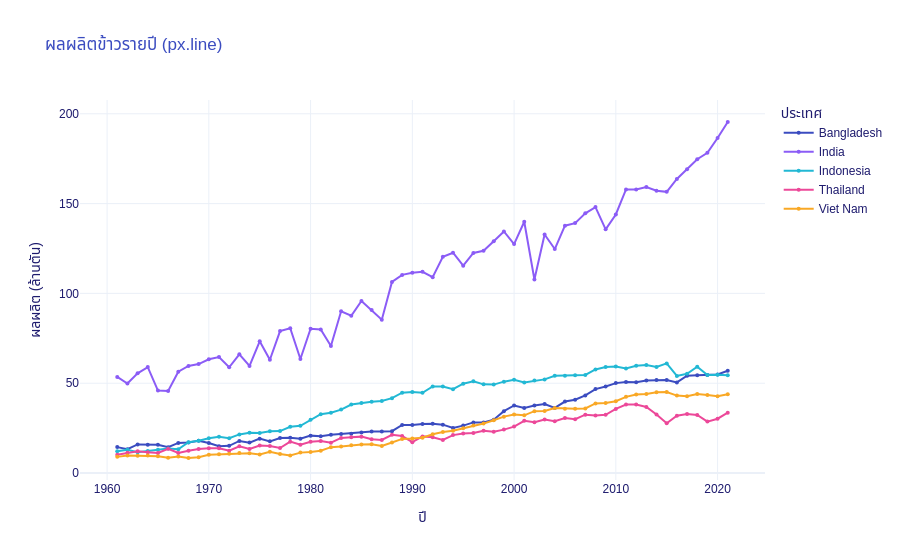
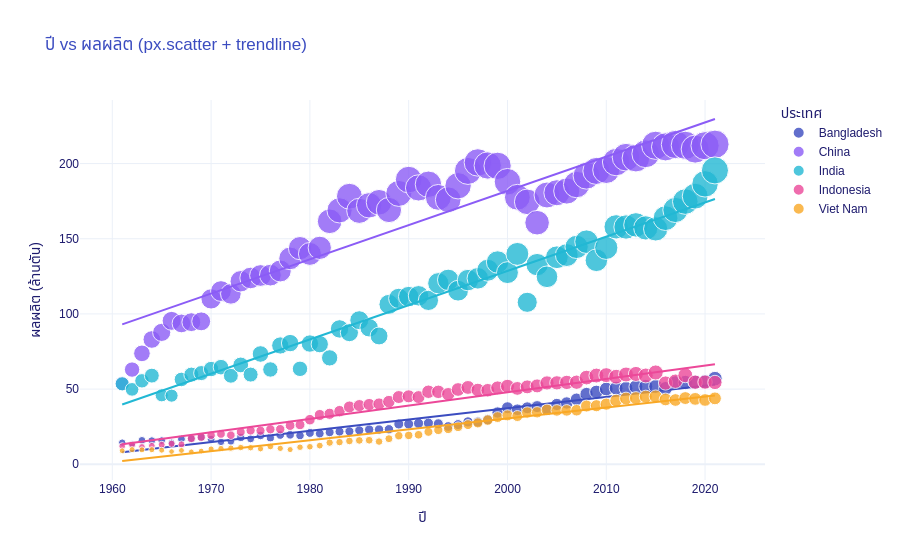
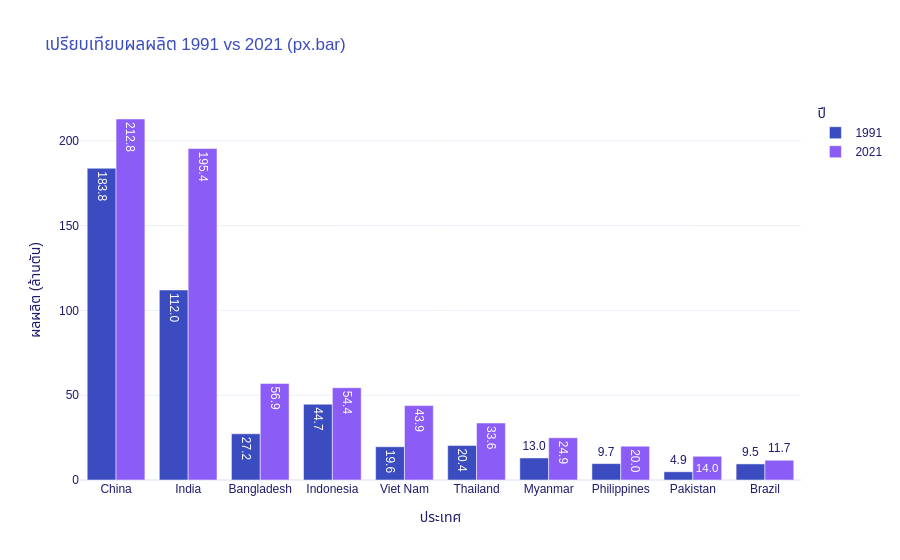
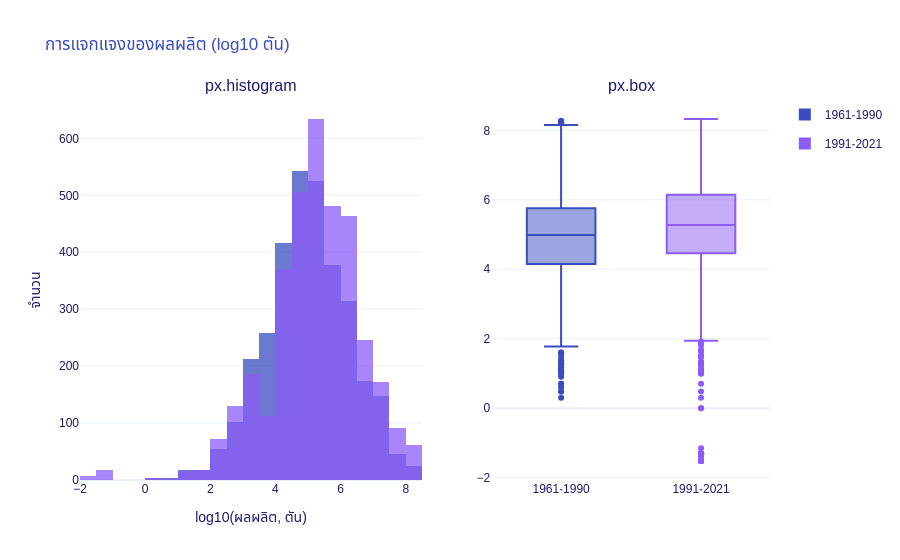

The code cell stored with these charts, in order, in its notebook:
### Code cell
import os
import numpy as np
import pandas as pd
import matplotlib.pyplot as plt

# ปรับชื่อไฟล์ตรงนี้ให้ตรงกับของคุณ (ลองให้ทั้งชื่อมีขีดล่างและเว้นวรรค)
CSV_PATH = next((p for p in ["Rice_production.csv", "Rice production.csv"] if os.path.exists(p)),
                "Rice_production.csv")
OUT_DIR = "outputs"
os.makedirs(OUT_DIR, exist_ok=True)

BLUE, PINK, PURPLE, CYAN, ORANGE = "#3b4cc0", "#ec4899", "#8b5cf6", "#22b8d4", "#f9a825"
PALETTE = [BLUE, PURPLE, CYAN, PINK, ORANGE, "#10b981", "#64748b"]


def load_rice(path=CSV_PATH):
    df = pd.read_csv(path)
    # ตัดยอดรวม/ประเทศเดิมที่ซ้ำซ้อน แล้วใช้ 'China, mainland' แทน China
    df = df[~df["Area"].isin(["China", "USSR", "Yugoslav SFR", "Sudan (former)"])].copy()
    df["Area"] = df["Area"].replace({"China, mainland": "China"})
    df["Mt"] = df["Value"] / 1e6  # ล้านตัน
    return df.reset_index(drop=True)


def wide(df):
    return df.pivot_table(index="Year", columns="Area", values="Mt")


def top_areas(df, year=2021, n=5):
    return df[df["Year"] == year].nlargest(n, "Mt")["Area"].tolist()

df = load_rice()
W = wide(df)
print(df.shape, "OK")

import numpy as np
import pandas as pd
import plotly.express as px
import plotly.graph_objects as go
from plotly.subplots import make_subplots

top5 = top_areas(df, 2021, 5)                      # ผู้ผลิตสูงสุด 5 อันดับ ปี 2021
asia = ["Thailand", "Viet Nam", "Indonesia", "India", "Bangladesh"]
FONT = dict(family="Leelawadee UI, Tahoma, Noto Sans Thai, sans-serif", color="#1e1b6e")
LAYOUT = dict(template="plotly_white", font=FONT, title_font_color=BLUE)


def save(fig, name):
    fig.write_html(f"{OUT_DIR}/{name}.html")
    try:
        fig.write_image(f"{OUT_DIR}/{name}.png", scale=2)   # ต้องมี kaleido
    except Exception as e:
        print("ข้ามการเซฟ PNG:", e)


# ---------------------------------------------------------------- 4) px.line
d = df[df["Area"].isin(asia)]
fig = px.line(
    d, x="Year", y="Mt", color="Area",
    markers=True,
    color_discrete_sequence=PALETTE,
    title="ผลผลิตข้าวรายปี (px.line)",
    labels={"Mt": "ผลผลิต (ล้านตัน)", "Year": "ปี", "Area": "ประเทศ"},
)
fig.update_layout(**LAYOUT)
fig.update_traces(marker=dict(size=4))
save(fig, "04_px_line"); fig.show()

# ---------------------------------------------------------------- 5) px.scatter + trendline
# แต่ละจุด = 1 ปีของ 1 ประเทศ, ขนาดจุด = ผลผลิต, เส้นแนวโน้ม OLS แยกตามประเทศ
d = df[df["Area"].isin(top5)]
fig = px.scatter(
    d, x="Year", y="Mt",
    color="Area",
    size="Mt",
    trendline="ols",
    opacity=0.8,
    color_discrete_sequence=PALETTE,
    hover_data=["Area"],
    title="ปี vs ผลผลิต (px.scatter + trendline)",
    labels={"Mt": "ผลผลิต (ล้านตัน)", "Year": "ปี", "Area": "ประเทศ"},
)
fig.update_layout(**LAYOUT)
save(fig, "05_px_scatter"); fig.show()
# ต้องติดตั้ง statsmodels ก่อน: pip install statsmodels

# ---------------------------------------------------------------- 6) px.bar (group)
d = df[df["Year"].isin([1991, 2021]) & df["Area"].isin(top_areas(df, 2021, 10))].copy()
d["Year"] = d["Year"].astype(str)
order = top_areas(df, 2021, 10)
fig = px.bar(
    d, x="Area", y="Mt", color="Year",
    barmode="group",
    text_auto=".1f",
    category_orders={"Area": order},
    color_discrete_sequence=[BLUE, PURPLE],
    title="เปรียบเทียบผลผลิต 1991 vs 2021 (px.bar)",
    labels={"Mt": "ผลผลิต (ล้านตัน)", "Area": "ประเทศ", "Year": "ปี"},
)
fig.update_layout(**LAYOUT)
save(fig, "06_px_bar"); fig.show()

# ---------------------------------------------------------------- 7) Distribution
# แบ่งกลุ่มตามช่วงเวลา: เทียบการกระจายผลผลิต (log10) ของแต่ละประเทศ-ปี
d = df[df["Value"] > 0].copy()
d["group"] = np.where(d["Year"] >= 1991, "1991-2021", "1961-1990")
d["log_tonnes"] = np.log10(d["Value"])

h = px.histogram(d, x="log_tonnes", color="group", nbins=30, opacity=0.75,
                 barmode="overlay", color_discrete_sequence=[BLUE, PURPLE])
b = px.box(d, x="group", y="log_tonnes", color="group", points="outliers",
           color_discrete_sequence=[BLUE, PURPLE])

fig = make_subplots(rows=1, cols=2, subplot_titles=("px.histogram", "px.box"),
                    column_widths=[.55, .45])
for t in h.data:
    fig.add_trace(t, row=1, col=1)
for t in b.data:
    t.showlegend = False
    fig.add_trace(t, row=1, col=2)
fig.update_layout(barmode="overlay", title="การแจกแจงของผลผลิต (log10 ตัน)", **LAYOUT)
fig.update_xaxes(title_text="log10(ผลผลิต, ตัน)", row=1, col=1)
fig.update_yaxes(title_text="จำนวน", row=1, col=1)
save(fig, "07_distribution"); fig.show()

# ไวโอลิน
v = px.violin(d, y="log_tonnes", x="group", color="group", box=True,
              color_discrete_sequence=[BLUE, PURPLE], title="px.violin")
v.update_layout(**LAYOUT)
save(v, "07b_violin")

# ---------------------------------------------------------------- 8) Pie + Heatmap
y = df[df["Year"] == 2021].nlargest(5, "Mt")[["Area", "Mt"]].copy()
others = df[df["Year"] == 2021]["Mt"].sum() - y["Mt"].sum()
y.loc[len(y)] = ["อื่น ๆ", others]
pie = px.pie(y, names="Area", values="Mt", hole=0.42,
             color_discrete_sequence=[BLUE, PURPLE, CYAN, PINK, ORANGE, "#94a3b8"])
pie.update_traces(textinfo="label+percent", textfont_color="white")

cols = ["Thailand", "Viet Nam", "Indonesia", "India", "China", "Bangladesh"]
corr = W[cols].corr()                               # สหสัมพันธ์ของผลผลิตรายปีระหว่างประเทศ
heat = px.imshow(corr, text_auto=".2f", color_continuous_scale="RdBu",
                 zmin=-1, zmax=1)

fig = make_subplots(rows=1, cols=2, specs=[[{"type": "domain"}, {"type": "xy"}]],
                    subplot_titles=("px.pie (สัดส่วนปี 2021)", "px.imshow (heatmap)"),
                    column_widths=[.42, .58])
fig.add_trace(pie.data[0], row=1, col=1)
fig.add_trace(heat.data[0], row=1, col=2)
fig.update_layout(title="สัดส่วนและความสัมพันธ์", coloraxis=dict(colorscale="RdBu", cmin=-1, cmax=1),
                  **LAYOUT)
fig.data[1].update(coloraxis="coloraxis")
fig.update_xaxes(tickangle=-30, row=1, col=2)
save(fig, "08_pie_heatmap"); fig.show()
print("part2 done")

### Figure 1 — Plotly figure (JSON) as saved in the notebook; plotly's stock layout.template omitted (floating-point values rounded to 4 significant figures)
{"data": [{"hovertemplate": "ประเทศ=Bangladesh<br>ปี=%{x}<br>ผลผลิต (ล้านตัน)=%{y}<extra></extra>", "legendgroup": "Bangladesh", "line": {"color": "#3b4cc0", "dash": "solid"}, "marker": {"size": 4, "symbol": "circle"}, "mode": "lines+markers", "name": "Bangladesh", "orientation": "v", "showlegend": true, "type": "scatter", "x": [1961, 1962, 1963, 1964, 1965, 1966, 1967, 1968, 1969, 1970, 1971, 1972, 1973, 1974, 1975, 1976, 1977, 1978, 1979, 1980, 1981, 1982, 1983, 1984, 1985, 1986, 1987, 1988, 1989, 1990, 1991, 1992, 1993, 1994, 1995, 1996, 1997, 1998, 1999, 2000, 2001, 2002, 2003, 2004, 2005, 2006, 2007, 2008, 2009, 2010, 2011, 2012, 2013, 2014, 2015, 2016, 2017, 2018, 2019, 2020, 2021], "xaxis": "x", "y": [14.43, 13.3, 15.93, 15.75, 15.75, 14.36, 16.76, 17.02, 18.01, 16.71, 14.9, 15.13, 17.86, 16.93, 19.14, 17.63, 19.45, 19.58, 19.11, 20.82, 20.45, 21.32, 21.76, 21.93, 22.56, 23.11, 23.12, 23.32, 26.78, 26.78, 27.24, 27.37, 26.93, 25.12, 26.4, 28.18, 28.15, 29.71, 34.43, 37.63, 36.27, 37.59, 38.36, 36.24, 39.8, 40.77, 43.18, 46.74, 48.14, 50.06, 50.63, 50.5, 51.53, 51.81, 51.81, 50.45, 54.15, 54.42, 54.59, 54.91, 56.94], "yaxis": "y"}, {"hovertemplate": "ประเทศ=India<br>ปี=%{x}<br>ผลผลิต (ล้านตัน)=%{y}<extra></extra>", "legendgroup": "India", "line": {"color": "#8b5cf6", "dash": "solid"}, "marker": {"size": 4, "symbol": "circle"}, "mode": "lines+markers", "name": "India", "orientation": "v", "showlegend": true, "type": "scatter", "x": [1961, 1962, 1963, 1964, 1965, 1966, 1967, 1968, 1969, 1970, 1971, 1972, 1973, 1974, 1975, 1976, 1977, 1978, 1979, 1980, 1981, 1982, 1983, 1984, 1985, 1986, 1987, 1988, 1989, 1990, 1991, 1992, 1993, 1994, 1995, 1996, 1997, 1998, 1999, 2000, 2001, 2002, 2003, 2004, 2005, 2006, 2007, 2008, 2009, 2010, 2011, 2012, 2013, 2014, 2015, 2016, 2017, 2018, 2019, 2020, 2021], "xaxis": "x", "y": [53.49, 49.83, 55.5, 58.96, 45.88, 45.66, 56.42, 59.64, 60.64, 63.34, 64.6, 58.87, 66.08, 59.65, 73.35, 63.05, 79.01, 80.61, 63.48, 80.31, 79.88, 70.77, 90.05, 87.55, 95.82, 90.78, 85.34, 106.4, 110.3, 111.5, 112.0, 109.0, 120.4, 122.6, 115.4, 122.5, 123.7, 129.1, 134.5, 127.5, 139.9, 107.7, 132.8, 124.7, 137.7, 139.1, 144.6, 148.0, 135.7, 144.0, 157.9, 157.8, 159.2, 157.2, 156.5, 163.7, 169.1, 174.7, 178.3, 186.5, 195.4], "yaxis": "y"}, {"hovertemplate": "ประเทศ=Indonesia<br>ปี=%{x}<br>ผลผลิต (ล้านตัน)=%{y}<extra></extra>", "legendgroup": "Indonesia", "line": {"color": "#22b8d4", "dash": "solid"}, "marker": {"size": 4, "symbol": "circle"}, "mode": "lines+markers", "name": "Indonesia", "orientation": "v", "showlegend": true, "type": "scatter", "x": [1961, 1962, 1963, 1964, 1965, 1966, 1967, 1968, 1969, 1970, 1971, 1972, 1973, 1974, 1975, 1976, 1977, 1978, 1979, 1980, 1981, 1982, 1983, 1984, 1985, 1986, 1987, 1988, 1989, 1990, 1991, 1992, 1993, 1994, 1995, 1996, 1997, 1998, 1999, 2000, 2001, 2002, 2003, 2004, 2005, 2006, 2007, 2008, 2009, 2010, 2011, 2012, 2013, 2014, 2015, 2016, 2017, 2018, 2019, 2020, 2021], "xaxis": "x", "y": [12.08, 13.0, 11.6, 12.31, 12.97, 13.65, 13.22, 17.16, 18.02, 19.33, 20.19, 19.39, 21.49, 22.47, 22.34, 23.3, 23.35, 25.77, 26.28, 29.65, 32.77, 33.58, 35.3, 38.14, 39.03, 39.73, 40.08, 41.68, 44.73, 45.18, 44.69, 48.24, 48.18, 46.64, 49.74, 51.1, 49.38, 49.24, 50.87, 51.9, 50.46, 51.49, 52.14, 54.09, 54.15, 54.45, 54.59, 57.66, 59.01, 59.28, 58.26, 59.7, 60.09, 59.06, 61.03, 54.03, 55.25, 59.2, 54.6, 54.65, 54.42], "yaxis": "y"}, {"hovertemplate": "ประเทศ=Thailand<br>ปี=%{x}<br>ผลผลิต (ล้านตัน)=%{y}<extra></extra>", "legendgroup": "Thailand", "line": {"color": "#ec4899", "dash": "solid"}, "marker": {"size": 4, "symbol": "circle"}, "mode": "lines+markers", "name": "Thailand", "orientation": "v", "showlegend": true, "type": "scatter", "x": [1961, 1962, 1963, 1964, 1965, 1966, 1967, 1968, 1969, 1970, 1971, 1972, 1973, 1974, 1975, 1976, 1977, 1978, 1979, 1980, 1981, 1982, 1983, 1984, 1985, 1986, 1987, 1988, 1989, 1990, 1991, 1992, 1993, 1994, 1995, 1996, 1997, 1998, 1999, 2000, 2001, 2002, 2003, 2004, 2005, 2006, 2007, 2008, 2009, 2010, 2011, 2012, 2013, 2014, 2015, 2016, 2017, 2018, 2019, 2020, 2021], "xaxis": "x", "y": [10.15, 11.25, 12.17, 11.6, 11.16, 13.5, 11.2, 12.41, 13.41, 13.85, 13.74, 12.41, 14.9, 13.39, 15.3, 15.07, 13.92, 17.47, 15.76, 17.37, 17.77, 16.88, 19.55, 19.9, 20.26, 18.87, 18.43, 21.26, 20.6, 17.19, 20.4, 19.92, 18.45, 21.11, 22.02, 22.33, 23.58, 23.0, 24.17, 25.84, 29.1, 28.32, 29.82, 28.87, 30.65, 29.99, 32.48, 32.02, 32.4, 35.7, 38.1, 38.1, 36.76, 32.62, 27.7, 31.86, 32.9, 32.35, 28.62, 30.23, 33.58], "yaxis": "y"}, {"hovertemplate": "ประเทศ=Viet Nam<br>ปี=%{x}<br>ผลผลิต (ล้านตัน)=%{y}<extra></extra>", "legendgroup": "Viet Nam", "line": {"color": "#f9a825", "dash": "solid"}, "marker": {"size": 4, "symbol": "circle"}, "mode": "lines+markers", "name": "Viet Nam", "orientation": "v", "showlegend": true, "type": "scatter", "x": [1961, 1962, 1963, 1964, 1965, 1966, 1967, 1968, 1969, 1970, 1971, 1972, 1973, 1974, 1975, 1976, 1977, 1978, 1979, 1980, 1981, 1982, 1983, 1984, 1985, 1986, 1987, 1988, 1989, 1990, 1991, 1992, 1993, 1994, 1995, 1996, 1997, 1998, 1999, 2000, 2001, 2002, 2003, 2004, 2005, 2006, 2007, 2008, 2009, 2010, 2011, 2012, 2013, 2014, 2015, 2016, 2017, 2018, 2019, 2020, 2021], "xaxis": "x", "y": [8.997, 9.747, 9.623, 9.697, 9.37, 8.463, 9.188, 8.366, 8.815, 10.17, 10.45, 10.75, 11.12, 11.02, 10.29, 11.83, 10.6, 9.79, 11.36, 11.65, 12.42, 14.39, 14.74, 15.51, 15.87, 16.0, 15.1, 17.0, 19.0, 19.23, 19.62, 21.59, 22.84, 23.53, 24.96, 26.4, 27.52, 29.41, 31.39, 32.53, 32.11, 34.45, 34.57, 36.15, 35.83, 35.85, 35.94, 38.73, 38.95, 40.01, 42.4, 43.74, 44.04, 44.97, 45.09, 43.11, 42.76, 44.05, 43.5, 42.76, 43.85], "yaxis": "y"}], "layout": {"font": {"color": "#1e1b6e", "family": "Leelawadee UI, Tahoma, Noto Sans Thai, sans-serif"}, "legend": {"title": {"text": "ประเทศ"}, "tracegroupgap": 0}, "title": {"font": {"color": "#3b4cc0"}, "text": "ผลผลิตข้าวรายปี (px.line)"}, "xaxis": {"anchor": "y", "domain": [0, 1], "title": {"text": "ปี"}}, "yaxis": {"anchor": "x", "domain": [0, 1], "title": {"text": "ผลผลิต (ล้านตัน)"}}}}

### Figure 2 — Plotly figure (JSON) as saved in the notebook; plotly's stock layout.template omitted (floating-point values rounded to 4 significant figures)
{"data": [{"customdata": [["Bangladesh"], ["Bangladesh"], ["Bangladesh"], ["Bangladesh"], ["Bangladesh"], ["Bangladesh"], ["Bangladesh"], ["Bangladesh"], ["Bangladesh"], ["Bangladesh"], ["Bangladesh"], ["Bangladesh"], ["Bangladesh"], ["Bangladesh"], ["Bangladesh"], ["Bangladesh"], ["Bangladesh"], ["Bangladesh"], ["Bangladesh"], ["Bangladesh"], ["Bangladesh"], ["Bangladesh"], ["Bangladesh"], ["Bangladesh"], ["Bangladesh"], ["Bangladesh"], ["Bangladesh"], ["Bangladesh"], ["Bangladesh"], ["Bangladesh"], ["Bangladesh"], ["Bangladesh"], ["Bangladesh"], ["Bangladesh"], ["Bangladesh"], ["Bangladesh"], ["Bangladesh"], ["Bangladesh"], ["Bangladesh"], ["Bangladesh"], ["Bangladesh"], ["Bangladesh"], ["Bangladesh"], ["Bangladesh"], ["Bangladesh"], ["Bangladesh"], ["Bangladesh"], ["Bangladesh"], ["Bangladesh"], ["Bangladesh"], ["Bangladesh"], ["Bangladesh"], ["Bangladesh"], ["Bangladesh"], ["Bangladesh"], ["Bangladesh"], ["Bangladesh"], ["Bangladesh"], ["Bangladesh"], ["Bangladesh"], ["Bangladesh"]], "hovertemplate": "ประเทศ=%{customdata[0]}<br>ปี=%{x}<br>ผลผลิต (ล้านตัน)=%{marker.size}<extra></extra>", "legendgroup": "Bangladesh", "marker": {"color": "#3b4cc0", "opacity": 0.8, "size": [14.43, 13.3, 15.93, 15.75, 15.75, 14.36, 16.76, 17.02, 18.01, 16.71, 14.9, 15.13, 17.86, 16.93, 19.14, 17.63, 19.45, 19.58, 19.11, 20.82, 20.45, 21.32, 21.76, 21.93, 22.56, 23.11, 23.12, 23.32, 26.78, 26.78, 27.24, 27.37, 26.93, 25.12, 26.4, 28.18, 28.15, 29.71, 34.43, 37.63, 36.27, 37.59, 38.36, 36.24, 39.8, 40.77, 43.18, 46.74, 48.14, 50.06, 50.63, 50.5, 51.53, 51.81, 51.81, 50.45, 54.15, 54.42, 54.59, 54.91, 56.94], "sizemode": "area", "sizeref": 0.5321, "symbol": "circle"}, "mode": "markers", "name": "Bangladesh", "orientation": "v", "showlegend": true, "type": "scatter", "x": [1961, 1962, 1963, 1964, 1965, 1966, 1967, 1968, 1969, 1970, 1971, 1972, 1973, 1974, 1975, 1976, 1977, 1978, 1979, 1980, 1981, 1982, 1983, 1984, 1985, 1986, 1987, 1988, 1989, 1990, 1991, 1992, 1993, 1994, 1995, 1996, 1997, 1998, 1999, 2000, 2001, 2002, 2003, 2004, 2005, 2006, 2007, 2008, 2009, 2010, 2011, 2012, 2013, 2014, 2015, 2016, 2017, 2018, 2019, 2020, 2021], "xaxis": "x", "y": [14.43, 13.3, 15.93, 15.75, 15.75, 14.36, 16.76, 17.02, 18.01, 16.71, 14.9, 15.13, 17.86, 16.93, 19.14, 17.63, 19.45, 19.58, 19.11, 20.82, 20.45, 21.32, 21.76, 21.93, 22.56, 23.11, 23.12, 23.32, 26.78, 26.78, 27.24, 27.37, 26.93, 25.12, 26.4, 28.18, 28.15, 29.71, 34.43, 37.63, 36.27, 37.59, 38.36, 36.24, 39.8, 40.77, 43.18, 46.74, 48.14, 50.06, 50.63, 50.5, 51.53, 51.81, 51.81, 50.45, 54.15, 54.42, 54.59, 54.91, 56.94], "yaxis": "y"}, {"hovertemplate": "<b>OLS trendline</b><br>Mt = 0.751713 * Year + -1466.17<br>R<sup>2</sup>=0.924926<br><br>ประเทศ=Bangladesh<br>ปี=%{x}<br>ผลผลิต (ล้านตัน)=%{y} <b>(trend)</b><extra></extra>", "legendgroup": "Bangladesh", "marker": {"color": "#3b4cc0", "symbol": "circle"}, "mode": "lines", "name": "Bangladesh", "showlegend": false, "type": "scatter", "x": [1961, 1962, 1963, 1964, 1965, 1966, 1967, 1968, 1969, 1970, 1971, 1972, 1973, 1974, 1975, 1976, 1977, 1978, 1979, 1980, 1981, 1982, 1983, 1984, 1985, 1986, 1987, 1988, 1989, 1990, 1991, 1992, 1993, 1994, 1995, 1996, 1997, 1998, 1999, 2000, 2001, 2002, 2003, 2004, 2005, 2006, 2007, 2008, 2009, 2010, 2011, 2012, 2013, 2014, 2015, 2016, 2017, 2018, 2019, 2020, 2021], "xaxis": "x", "y": [7.937, 8.688, 9.44, 10.19, 10.94, 11.7, 12.45, 13.2, 13.95, 14.7, 15.45, 16.21, 16.96, 17.71, 18.46, 19.21, 19.96, 20.72, 21.47, 22.22, 22.97, 23.72, 24.47, 25.23, 25.98, 26.73, 27.48, 28.23, 28.98, 29.74, 30.49, 31.24, 31.99, 32.74, 33.49, 34.25, 35.0, 35.75, 36.5, 37.25, 38.01, 38.76, 39.51, 40.26, 41.01, 41.76, 42.52, 43.27, 44.02, 44.77, 45.52, 46.27, 47.03, 47.78, 48.53, 49.28, 50.03, 50.78, 51.54, 52.29, 53.04], "yaxis": "y"}, {"customdata": [["China"], ["China"], ["China"], ["China"], ["China"], ["China"], ["China"], ["China"], ["China"], ["China"], ["China"], ["China"], ["China"], ["China"], ["China"], ["China"], ["China"], ["China"], ["China"], ["China"], ["China"], ["China"], ["China"], ["China"], ["China"], ["China"], ["China"], ["China"], ["China"], ["China"], ["China"], ["China"], ["China"], ["China"], ["China"], ["China"], ["China"], ["China"], ["China"], ["China"], ["China"], ["China"], ["China"], ["China"], ["China"], ["China"], ["China"], ["China"], ["China"], ["China"], ["China"], ["China"], ["China"], ["China"], ["China"], ["China"], ["China"], ["China"], ["China"], ["China"], ["China"]], "hovertemplate": "ประเทศ=%{customdata[0]}<br>ปี=%{x}<br>ผลผลิต (ล้านตัน)=%{marker.size}<extra></extra>", "legendgroup": "China", "marker": {"color": "#8b5cf6", "opacity": 0.8, "size": [53.64, 62.99, 73.77, 83.0, 87.72, 95.39, 93.69, 94.53, 95.07, 110.0, 115.2, 113.4, 121.7, 123.9, 125.6, 125.8, 128.6, 136.9, 143.8, 139.9, 144.0, 161.6, 168.9, 178.3, 168.6, 172.2, 174.3, 169.1, 180.1, 189.3, 183.8, 186.2, 177.5, 175.9, 185.2, 195.1, 200.7, 198.7, 198.5, 187.9, 177.6, 174.5, 160.7, 179.1, 180.6, 181.7, 186.0, 191.9, 195.1, 195.8, 201.0, 204.2, 203.6, 206.5, 212.1, 211.1, 212.7, 212.1, 209.6, 211.9, 212.8], "sizemode": "area", "sizeref": 0.5321, "symbol": "circle"}, "mode": "markers", "name": "China", "orientation": "v", "showlegend": true, "type": "scatter", "x": [1961, 1962, 1963, 1964, 1965, 1966, 1967, 1968, 1969, 1970, 1971, 1972, 1973, 1974, 1975, 1976, 1977, 1978, 1979, 1980, 1981, 1982, 1983, 1984, 1985, 1986, 1987, 1988, 1989, 1990, 1991, 1992, 1993, 1994, 1995, 1996, 1997, 1998, 1999, 2000, 2001, 2002, 2003, 2004, 2005, 2006, 2007, 2008, 2009, 2010, 2011, 2012, 2013, 2014, 2015, 2016, 2017, 2018, 2019, 2020, 2021], "xaxis": "x", "y": [53.64, 62.99, 73.77, 83.0, 87.72, 95.39, 93.69, 94.53, 95.07, 110.0, 115.2, 113.4, 121.7, 123.9, 125.6, 125.8, 128.6, 136.9, 143.8, 139.9, 144.0, 161.6, 168.9, 178.3, 168.6, 172.2, 174.3, 169.1, 180.1, 189.3, 183.8, 186.2, 177.5, 175.9, 185.2, 195.1, 200.7, 198.7, 198.5, 187.9, 177.6, 174.5, 160.7, 179.1, 180.6, 181.7, 186.0, 191.9, 195.1, 195.8, 201.0, 204.2, 203.6, 206.5, 212.1, 211.1, 212.7, 212.1, 209.6, 211.9, 212.8], "yaxis": "y"}, {"hovertemplate": "<b>OLS trendline</b><br>Mt = 2.27668 * Year + -4371.53<br>R<sup>2</sup>=0.857691<br><br>ประเทศ=China<br>ปี=%{x}<br>ผลผลิต (ล้านตัน)=%{y} <b>(trend)</b><extra></extra>", "legendgroup": "China", "marker": {"color": "#8b5cf6", "symbol": "circle"}, "mode": "lines", "name": "China", "showlegend": false, "type": "scatter", "x": [1961, 1962, 1963, 1964, 1965, 1966, 1967, 1968, 1969, 1970, 1971, 1972, 1973, 1974, 1975, 1976, 1977, 1978, 1979, 1980, 1981, 1982, 1983, 1984, 1985, 1986, 1987, 1988, 1989, 1990, 1991, 1992, 1993, 1994, 1995, 1996, 1997, 1998, 1999, 2000, 2001, 2002, 2003, 2004, 2005, 2006, 2007, 2008, 2009, 2010, 2011, 2012, 2013, 2014, 2015, 2016, 2017, 2018, 2019, 2020, 2021], "xaxis": "x", "y": [93.03, 95.31, 97.58, 99.86, 102.1, 104.4, 106.7, 109.0, 111.2, 113.5, 115.8, 118.1, 120.3, 122.6, 124.9, 127.2, 129.5, 131.7, 134.0, 136.3, 138.6, 140.8, 143.1, 145.4, 147.7, 149.9, 152.2, 154.5, 156.8, 159.1, 161.3, 163.6, 165.9, 168.2, 170.4, 172.7, 175.0, 177.3, 179.5, 181.8, 184.1, 186.4, 188.6, 190.9, 193.2, 195.5, 197.8, 200.0, 202.3, 204.6, 206.9, 209.1, 211.4, 213.7, 216.0, 218.2, 220.5, 222.8, 225.1, 227.4, 229.6], "yaxis": "y"}, {"customdata": [["India"], ["India"], ["India"], ["India"], ["India"], ["India"], ["India"], ["India"], ["India"], ["India"], ["India"], ["India"], ["India"], ["India"], ["India"], ["India"], ["India"], ["India"], ["India"], ["India"], ["India"], ["India"], ["India"], ["India"], ["India"], ["India"], ["India"], ["India"], ["India"], ["India"], ["India"], ["India"], ["India"], ["India"], ["India"], ["India"], ["India"], ["India"], ["India"], ["India"], ["India"], ["India"], ["India"], ["India"], ["India"], ["India"], ["India"], ["India"], ["India"], ["India"], ["India"], ["India"], ["India"], ["India"], ["India"], ["India"], ["India"], ["India"], ["India"], ["India"], ["India"]], "hovertemplate": "ประเทศ=%{customdata[0]}<br>ปี=%{x}<br>ผลผลิต (ล้านตัน)=%{marker.size}<extra></extra>", "legendgroup": "India", "marker": {"color": "#22b8d4", "opacity": 0.8, "size": [53.49, 49.83, 55.5, 58.96, 45.88, 45.66, 56.42, 59.64, 60.64, 63.34, 64.6, 58.87, 66.08, 59.65, 73.35, 63.05, 79.01, 80.61, 63.48, 80.31, 79.88, 70.77, 90.05, 87.55, 95.82, 90.78, 85.34, 106.4, 110.3, 111.5, 112.0, 109.0, 120.4, 122.6, 115.4, 122.5, 123.7, 129.1, 134.5, 127.5, 139.9, 107.7, 132.8, 124.7, 137.7, 139.1, 144.6, 148.0, 135.7, 144.0, 157.9, 157.8, 159.2, 157.2, 156.5, 163.7, 169.1, 174.7, 178.3, 186.5, 195.4], "sizemode": "area", "sizeref": 0.5321, "symbol": "circle"}, "mode": "markers", "name": "India", "orientation": "v", "showlegend": true, "type": "scatter", "x": [1961, 1962, 1963, 1964, 1965, 1966, 1967, 1968, 1969, 1970, 1971, 1972, 1973, 1974, 1975, 1976, 1977, 1978, 1979, 1980, 1981, 1982, 1983, 1984, 1985, 1986, 1987, 1988, 1989, 1990, 1991, 1992, 1993, 1994, 1995, 1996, 1997, 1998, 1999, 2000, 2001, 2002, 2003, 2004, 2005, 2006, 2007, 2008, 2009, 2010, 2011, 2012, 2013, 2014, 2015, 2016, 2017, 2018, 2019, 2020, 2021], "xaxis": "x", "y": [53.49, 49.83, 55.5, 58.96, 45.88, 45.66, 56.42, 59.64, 60.64, 63.34, 64.6, 58.87, 66.08, 59.65, 73.35, 63.05, 79.01, 80.61, 63.48, 80.31, 79.88, 70.77, 90.05, 87.55, 95.82, 90.78, 85.34, 106.4, 110.3, 111.5, 112.0, 109.0, 120.4, 122.6, 115.4, 122.5, 123.7, 129.1, 134.5, 127.5, 139.9, 107.7, 132.8, 124.7, 137.7, 139.1, 144.6, 148.0, 135.7, 144.0, 157.9, 157.8, 159.2, 157.2, 156.5, 163.7, 169.1, 174.7, 178.3, 186.5, 195.4], "yaxis": "y"}, {"hovertemplate": "<b>OLS trendline</b><br>Mt = 2.27689 * Year + -4425.19<br>R<sup>2</sup>=0.961707<br><br>ประเทศ=India<br>ปี=%{x}<br>ผลผลิต (ล้านตัน)=%{y} <b>(trend)</b><extra></extra>", "legendgroup": "India", "marker": {"color": "#22b8d4", "symbol": "circle"}, "mode": "lines", "name": "India", "showlegend": false, "type": "scatter", "x": [1961, 1962, 1963, 1964, 1965, 1966, 1967, 1968, 1969, 1970, 1971, 1972, 1973, 1974, 1975, 1976, 1977, 1978, 1979, 1980, 1981, 1982, 1983, 1984, 1985, 1986, 1987, 1988, 1989, 1990, 1991, 1992, 1993, 1994, 1995, 1996, 1997, 1998, 1999, 2000, 2001, 2002, 2003, 2004, 2005, 2006, 2007, 2008, 2009, 2010, 2011, 2012, 2013, 2014, 2015, 2016, 2017, 2018, 2019, 2020, 2021], "xaxis": "x", "y": [39.79, 42.07, 44.35, 46.62, 48.9, 51.18, 53.45, 55.73, 58.01, 60.29, 62.56, 64.84, 67.12, 69.39, 71.67, 73.95, 76.22, 78.5, 80.78, 83.05, 85.33, 87.61, 89.88, 92.16, 94.44, 96.72, 98.99, 101.3, 103.5, 105.8, 108.1, 110.4, 112.7, 114.9, 117.2, 119.5, 121.8, 124.0, 126.3, 128.6, 130.9, 133.1, 135.4, 137.7, 140.0, 142.3, 144.5, 146.8, 149.1, 151.4, 153.6, 155.9, 158.2, 160.5, 162.7, 165.0, 167.3, 169.6, 171.9, 174.1, 176.4], "yaxis": "y"}, {"customdata": [["Indonesia"], ["Indonesia"], ["Indonesia"], ["Indonesia"], ["Indonesia"], ["Indonesia"], ["Indonesia"], ["Indonesia"], ["Indonesia"], ["Indonesia"], ["Indonesia"], ["Indonesia"], ["Indonesia"], ["Indonesia"], ["Indonesia"], ["Indonesia"], ["Indonesia"], ["Indonesia"], ["Indonesia"], ["Indonesia"], ["Indonesia"], ["Indonesia"], ["Indonesia"], ["Indonesia"], ["Indonesia"], ["Indonesia"], ["Indonesia"], ["Indonesia"], ["Indonesia"], ["Indonesia"], ["Indonesia"], ["Indonesia"], ["Indonesia"], ["Indonesia"], ["Indonesia"], ["Indonesia"], ["Indonesia"], ["Indonesia"], ["Indonesia"], ["Indonesia"], ["Indonesia"], ["Indonesia"], ["Indonesia"], ["Indonesia"], ["Indonesia"], ["Indonesia"], ["Indonesia"], ["Indonesia"], ["Indonesia"], ["Indonesia"], ["Indonesia"], ["Indonesia"], ["Indonesia"], ["Indonesia"], ["Indonesia"], ["Indonesia"], ["Indonesia"], ["Indonesia"], ["Indonesia"], ["Indonesia"], ["Indonesia"]], "hovertemplate": "ประเทศ=%{customdata[0]}<br>ปี=%{x}<br>ผลผลิต (ล้านตัน)=%{marker.size}<extra></extra>", "legendgroup": "Indonesia", "marker": {"color": "#ec4899", "opacity": 0.8, "size": [12.08, 13.0, 11.6, 12.31, 12.97, 13.65, 13.22, 17.16, 18.02, 19.33, 20.19, 19.39, 21.49, 22.47, 22.34, 23.3, 23.35, 25.77, 26.28, 29.65, 32.77, 33.58, 35.3, 38.14, 39.03, 39.73, 40.08, 41.68, 44.73, 45.18, 44.69, 48.24, 48.18, 46.64, 49.74, 51.1, 49.38, 49.24, 50.87, 51.9, 50.46, 51.49, 52.14, 54.09, 54.15, 54.45, 54.59, 57.66, 59.01, 59.28, 58.26, 59.7, 60.09, 59.06, 61.03, 54.03, 55.25, 59.2, 54.6, 54.65, 54.42], "sizemode": "area", "sizeref": 0.5321, "symbol": "circle"}, "mode": "markers", "name": "Indonesia", "orientation": "v", "showlegend": true, "type": "scatter", "x": [1961, 1962, 1963, 1964, 1965, 1966, 1967, 1968, 1969, 1970, 1971, 1972, 1973, 1974, 1975, 1976, 1977, 1978, 1979, 1980, 1981, 1982, 1983, 1984, 1985, 1986, 1987, 1988, 1989, 1990, 1991, 1992, 1993, 1994, 1995, 1996, 1997, 1998, 1999, 2000, 2001, 2002, 2003, 2004, 2005, 2006, 2007, 2008, 2009, 2010, 2011, 2012, 2013, 2014, 2015, 2016, 2017, 2018, 2019, 2020, 2021], "xaxis": "x", "y": [12.08, 13.0, 11.6, 12.31, 12.97, 13.65, 13.22, 17.16, 18.02, 19.33, 20.19, 19.39, 21.49, 22.47, 22.34, 23.3, 23.35, 25.77, 26.28, 29.65, 32.77, 33.58, 35.3, 38.14, 39.03, 39.73, 40.08, 41.68, 44.73, 45.18, 44.69, 48.24, 48.18, 46.64, 49.74, 51.1, 49.38, 49.24, 50.87, 51.9, 50.46, 51.49, 52.14, 54.09, 54.15, 54.45, 54.59, 57.66, 59.01, 59.28, 58.26, 59.7, 60.09, 59.06, 61.03, 54.03, 55.25, 59.2, 54.6, 54.65, 54.42], "yaxis": "y"}, {"hovertemplate": "<b>OLS trendline</b><br>Mt = 0.88809 * Year + -1728.26<br>R<sup>2</sup>=0.924570<br><br>ประเทศ=Indonesia<br>ปี=%{x}<br>ผลผลิต (ล้านตัน)=%{y} <b>(trend)</b><extra></extra>", "legendgroup": "Indonesia", "marker": {"color": "#ec4899", "symbol": "circle"}, "mode": "lines", "name": "Indonesia", "showlegend": false, "type": "scatter", "x": [1961, 1962, 1963, 1964, 1965, 1966, 1967, 1968, 1969, 1970, 1971, 1972, 1973, 1974, 1975, 1976, 1977, 1978, 1979, 1980, 1981, 1982, 1983, 1984, 1985, 1986, 1987, 1988, 1989, 1990, 1991, 1992, 1993, 1994, 1995, 1996, 1997, 1998, 1999, 2000, 2001, 2002, 2003, 2004, 2005, 2006, 2007, 2008, 2009, 2010, 2011, 2012, 2013, 2014, 2015, 2016, 2017, 2018, 2019, 2020, 2021], "xaxis": "x", "y": [13.28, 14.17, 15.06, 15.95, 16.83, 17.72, 18.61, 19.5, 20.39, 21.27, 22.16, 23.05, 23.94, 24.83, 25.72, 26.6, 27.49, 28.38, 29.27, 30.16, 31.04, 31.93, 32.82, 33.71, 34.6, 35.48, 36.37, 37.26, 38.15, 39.04, 39.92, 40.81, 41.7, 42.59, 43.48, 44.37, 45.25, 46.14, 47.03, 47.92, 48.81, 49.69, 50.58, 51.47, 52.36, 53.25, 54.13, 55.02, 55.91, 56.8, 57.69, 58.57, 59.46, 60.35, 61.24, 62.13, 63.02, 63.9, 64.79, 65.68, 66.57], "yaxis": "y"}, {"customdata": [["Viet Nam"], ["Viet Nam"], ["Viet Nam"], ["Viet Nam"], ["Viet Nam"], ["Viet Nam"], ["Viet Nam"], ["Viet Nam"], ["Viet Nam"], ["Viet Nam"], ["Viet Nam"], ["Viet Nam"], ["Viet Nam"], ["Viet Nam"], ["Viet Nam"], ["Viet Nam"], ["Viet Nam"], ["Viet Nam"], ["Viet Nam"], ["Viet Nam"], ["Viet Nam"], ["Viet Nam"], ["Viet Nam"], ["Viet Nam"], ["Viet Nam"], ["Viet Nam"], ["Viet Nam"], ["Viet Nam"], ["Viet Nam"], ["Viet Nam"], ["Viet Nam"], ["Viet Nam"], ["Viet Nam"], ["Viet Nam"], ["Viet Nam"], ["Viet Nam"], ["Viet Nam"], ["Viet Nam"], ["Viet Nam"], ["Viet Nam"], ["Viet Nam"], ["Viet Nam"], ["Viet Nam"], ["Viet Nam"], ["Viet Nam"], ["Viet Nam"], ["Viet Nam"], ["Viet Nam"], ["Viet Nam"], ["Viet Nam"], ["Viet Nam"], ["Viet Nam"], ["Viet Nam"], ["Viet Nam"], ["Viet Nam"], ["Viet Nam"], ["Viet Nam"], ["Viet Nam"], ["Viet Nam"], ["Viet Nam"], ["Viet Nam"]], "hovertemplate": "ประเทศ=%{customdata[0]}<br>ปี=%{x}<br>ผลผลิต (ล้านตัน)=%{marker.size}<extra></extra>", "legendgroup": "Viet Nam", "marker": {"color": "#f9a825", "opacity": 0.8, "size": [8.997, 9.747, 9.623, 9.697, 9.37, 8.463, 9.188, 8.366, 8.815, 10.17, 10.45, 10.75, 11.12, 11.02, 10.29, 11.83, 10.6, 9.79, 11.36, 11.65, 12.42, 14.39, 14.74, 15.51, 15.87, 16.0, 15.1, 17.0, 19.0, 19.23, 19.62, 21.59, 22.84, 23.53, 24.96, 26.4, 27.52, 29.41, 31.39, 32.53, 32.11, 34.45, 34.57, 36.15, 35.83, 35.85, 35.94, 38.73, 38.95, 40.01, 42.4, 43.74, 44.04, 44.97, 45.09, 43.11, 42.76, 44.05, 43.5, 42.76, 43.85], "sizemode": "area", "sizeref": 0.5321, "symbol": "circle"}, "mode": "markers", "name": "Viet Nam", "orientation": "v", "showlegend": true, "type": "scatter", "x": [1961, 1962, 1963, 1964, 1965, 1966, 1967, 1968, 1969, 1970, 1971, 1972, 1973, 1974, 1975, 1976, 1977, 1978, 1979, 1980, 1981, 1982, 1983, 1984, 1985, 1986, 1987, 1988, 1989, 1990, 1991, 1992, 1993, 1994, 1995, 1996, 1997, 1998, 1999, 2000, 2001, 2002, 2003, 2004, 2005, 2006, 2007, 2008, 2009, 2010, 2011, 2012, 2013, 2014, 2015, 2016, 2017, 2018, 2019, 2020, 2021], "xaxis": "x", "y": [8.997, 9.747, 9.623, 9.697, 9.37, 8.463, 9.188, 8.366, 8.815, 10.17, 10.45, 10.75, 11.12, 11.02, 10.29, 11.83, 10.6, 9.79, 11.36, 11.65, 12.42, 14.39, 14.74, 15.51, 15.87, 16.0, 15.1, 17.0, 19.0, 19.23, 19.62, 21.59, 22.84, 23.53, 24.96, 26.4, 27.52, 29.41, 31.39, 32.53, 32.11, 34.45, 34.57, 36.15, 35.83, 35.85, 35.94, 38.73, 38.95, 40.01, 42.4, 43.74, 44.04, 44.97, 45.09, 43.11, 42.76, 44.05, 43.5, 42.76, 43.85], "yaxis": "y"}, {"hovertemplate": "<b>OLS trendline</b><br>Mt = 0.726669 * Year + -1422.81<br>R<sup>2</sup>=0.941102<br><br>ประเทศ=Viet Nam<br>ปี=%{x}<br>ผลผลิต (ล้านตัน)=%{y} <b>(trend)</b><extra></extra>", "legendgroup": "Viet Nam", "marker": {"color": "#f9a825", "symbol": "circle"}, "mode": "lines", "name": "Viet Nam", "showlegend": false, "type": "scatter", "x": [1961, 1962, 1963, 1964, 1965, 1966, 1967, 1968, 1969, 1970, 1971, 1972, 1973, 1974, 1975, 1976, 1977, 1978, 1979, 1980, 1981, 1982, 1983, 1984, 1985, 1986, 1987, 1988, 1989, 1990, 1991, 1992, 1993, 1994, 1995, 1996, 1997, 1998, 1999, 2000, 2001, 2002, 2003, 2004, 2005, 2006, 2007, 2008, 2009, 2010, 2011, 2012, 2013, 2014, 2015, 2016, 2017, 2018, 2019, 2020, 2021], "xaxis": "x", "y": [2.187, 2.914, 3.64, 4.367, 5.094, 5.82, 6.547, 7.274, 8.0, 8.727, 9.454, 10.18, 10.91, 11.63, 12.36, 13.09, 13.81, 14.54, 15.27, 15.99, 16.72, 17.45, 18.17, 18.9, 19.63, 20.35, 21.08, 21.81, 22.53, 23.26, 23.99, 24.71, 25.44, 26.17, 26.89, 27.62, 28.35, 29.07, 29.8, 30.53, 31.25, 31.98, 32.71, 33.43, 34.16, 34.89, 35.61, 36.34, 37.07, 37.79, 38.52, 39.25, 39.97, 40.7, 41.43, 42.15, 42.88, 43.61, 44.33, 45.06, 45.79], "yaxis": "y"}], "layout": {"font": {"color": "#1e1b6e", "family": "Leelawadee UI, Tahoma, Noto Sans Thai, sans-serif"}, "legend": {"itemsizing": "constant", "title": {"text": "ประเทศ"}, "tracegroupgap": 0}, "title": {"font": {"color": "#3b4cc0"}, "text": "ปี vs ผลผลิต (px.scatter + trendline)"}, "xaxis": {"anchor": "y", "domain": [0, 1], "title": {"text": "ปี"}}, "yaxis": {"anchor": "x", "domain": [0, 1], "title": {"text": "ผลผลิต (ล้านตัน)"}}}}

### Figure 3 — Plotly figure (JSON) as saved in the notebook; plotly's stock layout.template omitted (floating-point values rounded to 4 significant figures)
{"data": [{"alignmentgroup": "True", "hovertemplate": "ปี=1991<br>ประเทศ=%{x}<br>ผลผลิต (ล้านตัน)=%{y}<extra></extra>", "legendgroup": "1991", "marker": {"color": "#3b4cc0", "pattern": {"shape": ""}}, "name": "1991", "offsetgroup": "1991", "orientation": "v", "showlegend": true, "textposition": "auto", "texttemplate": "%{y:.1f}", "type": "bar", "x": ["Bangladesh", "Brazil", "China", "India", "Indonesia", "Myanmar", "Pakistan", "Philippines", "Thailand", "Viet Nam"], "xaxis": "x", "y": [27.24, 9.488, 183.8, 112.0, 44.69, 12.99, 4.865, 9.673, 20.4, 19.62], "yaxis": "y"}, {"alignmentgroup": "True", "hovertemplate": "ปี=2021<br>ประเทศ=%{x}<br>ผลผลิต (ล้านตัน)=%{y}<extra></extra>", "legendgroup": "2021", "marker": {"color": "#8b5cf6", "pattern": {"shape": ""}}, "name": "2021", "offsetgroup": "2021", "orientation": "v", "showlegend": true, "textposition": "auto", "texttemplate": "%{y:.1f}", "type": "bar", "x": ["Bangladesh", "Brazil", "China", "India", "Indonesia", "Myanmar", "Pakistan", "Philippines", "Thailand", "Viet Nam"], "xaxis": "x", "y": [56.94, 11.66, 212.8, 195.4, 54.42, 24.91, 13.98, 19.96, 33.58, 43.85], "yaxis": "y"}], "layout": {"barmode": "group", "font": {"color": "#1e1b6e", "family": "Leelawadee UI, Tahoma, Noto Sans Thai, sans-serif"}, "legend": {"title": {"text": "ปี"}, "tracegroupgap": 0}, "title": {"font": {"color": "#3b4cc0"}, "text": "เปรียบเทียบผลผลิต 1991 vs 2021 (px.bar)"}, "xaxis": {"anchor": "y", "categoryarray": ["China", "India", "Bangladesh", "Indonesia", "Viet Nam", "Thailand", "Myanmar", "Philippines", "Pakistan", "Brazil"], "categoryorder": "array", "domain": [0, 1], "title": {"text": "ประเทศ"}}, "yaxis": {"anchor": "x", "domain": [0, 1], "title": {"text": "ผลผลิต (ล้านตัน)"}}}}

### Figure 4 — Plotly figure (JSON) as saved in the notebook; plotly's stock layout.template omitted (floating-point values rounded to 4 significant figures; data arrays with more than 128 entries replaced by an {"elided": "..."} marker saying what was removed)
{"data": [{"bingroup": "x", "hovertemplate": "group=1961-1990<br>log_tonnes=%{x}<br>count=%{y}<extra></extra>", "legendgroup": "1961-1990", "marker": {"color": "#3b4cc0", "opacity": 0.75, "pattern": {"shape": ""}}, "name": "1961-1990", "nbinsx": 30, "orientation": "v", "showlegend": true, "type": "histogram", "x": {"elided": "3239 float values"}, "xaxis": "x", "yaxis": "y"}, {"bingroup": "x", "hovertemplate": "group=1991-2021<br>log_tonnes=%{x}<br>count=%{y}<extra></extra>", "legendgroup": "1991-2021", "marker": {"color": "#8b5cf6", "opacity": 0.75, "pattern": {"shape": ""}}, "name": "1991-2021", "nbinsx": 30, "orientation": "v", "showlegend": true, "type": "histogram", "x": {"elided": "3591 float values"}, "xaxis": "x", "yaxis": "y"}, {"alignmentgroup": "True", "boxpoints": "outliers", "hovertemplate": "group=%{x}<br>log_tonnes=%{y}<extra></extra>", "legendgroup": "1961-1990", "marker": {"color": "#3b4cc0"}, "name": "1961-1990", "notched": false, "offsetgroup": "1961-1990", "orientation": "v", "showlegend": false, "type": "box", "x": {"elided": "3239 str values"}, "x0": " ", "xaxis": "x2", "y": {"elided": "3239 float values"}, "y0": " ", "yaxis": "y2"}, {"alignmentgroup": "True", "boxpoints": "outliers", "hovertemplate": "group=%{x}<br>log_tonnes=%{y}<extra></extra>", "legendgroup": "1991-2021", "marker": {"color": "#8b5cf6"}, "name": "1991-2021", "notched": false, "offsetgroup": "1991-2021", "orientation": "v", "showlegend": false, "type": "box", "x": {"elided": "3591 str values"}, "x0": " ", "xaxis": "x2", "y": {"elided": "3591 float values"}, "y0": " ", "yaxis": "y2"}], "layout": {"annotations": [{"font": {"size": 16}, "showarrow": false, "text": "px.histogram", "x": 0.2475, "xanchor": "center", "xref": "paper", "y": 1, "yanchor": "bottom", "yref": "paper"}, {"font": {"size": 16}, "showarrow": false, "text": "px.box", "x": 0.7975, "xanchor": "center", "xref": "paper", "y": 1, "yanchor": "bottom", "yref": "paper"}], "barmode": "overlay", "font": {"color": "#1e1b6e", "family": "Leelawadee UI, Tahoma, Noto Sans Thai, sans-serif"}, "title": {"font": {"color": "#3b4cc0"}, "text": "การแจกแจงของผลผลิต (log10 ตัน)"}, "xaxis": {"anchor": "y", "domain": [0, 0.495], "title": {"text": "log10(ผลผลิต, ตัน)"}}, "xaxis2": {"anchor": "y2", "domain": [0.595, 1]}, "yaxis": {"anchor": "x", "domain": [0, 1], "title": {"text": "จำนวน"}}, "yaxis2": {"anchor": "x2", "domain": [0, 1]}}}
